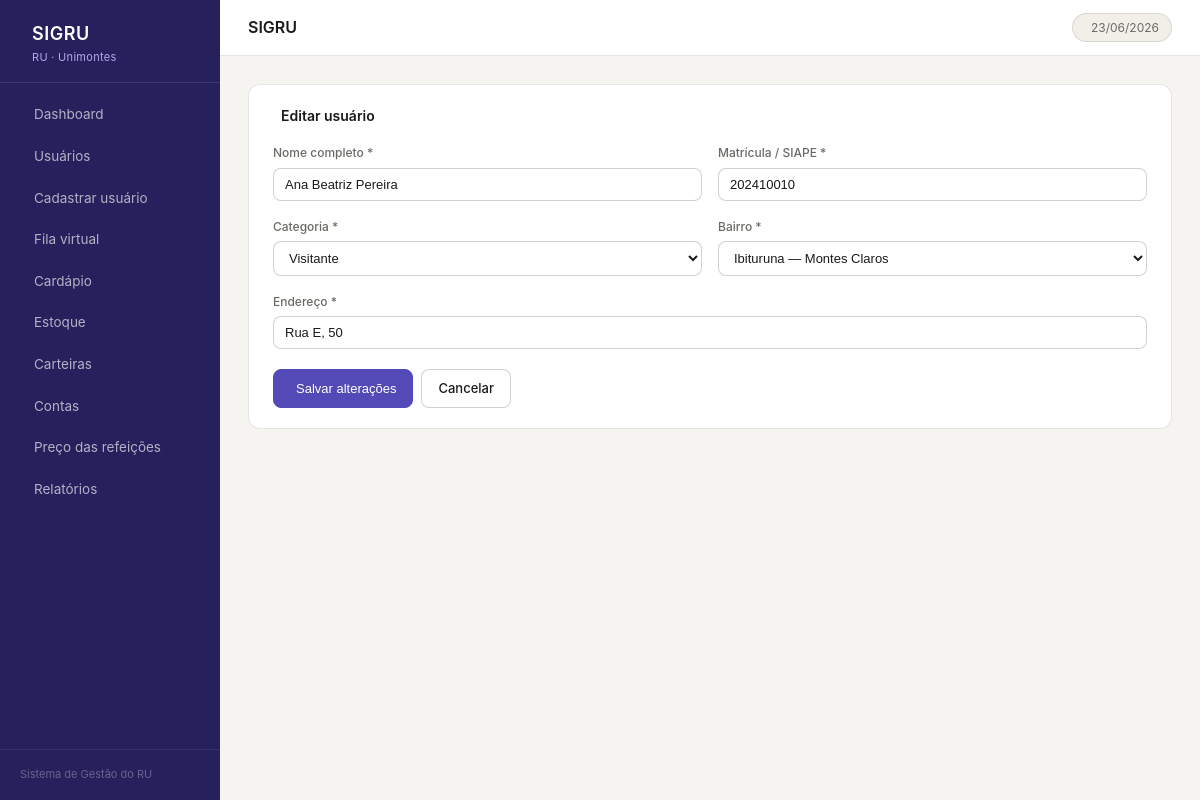
Screenshot of /editar_usuario.php?id=5 with the database file from the repository.
### tables this page shows
CREATE TABLE usuario (
    id_usuario    INT(6) UNSIGNED AUTO_INCREMENT,
    matricula     INT(11) UNSIGNED NOT NULL,
    nome_completo VARCHAR(100) NOT NULL,
    id_categoria  INT(3) UNSIGNED NOT NULL,
    id_bairro     INT(6) UNSIGNED NOT NULL,
    endereco      VARCHAR(100) NOT NULL,
    PRIMARY KEY (id_usuario),
    CONSTRAINT fk_usuario_categoria FOREIGN KEY (id_categoria)
        REFERENCES categoria_usuario (id_categoria),
    CONSTRAINT fk_usuario_bairro FOREIGN KEY (id_bairro)
        REFERENCES bairro (id_bairro)
);

CREATE TABLE categoria_usuario (
    id_categoria  INT(3) UNSIGNED AUTO_INCREMENT,
    descricao     VARCHAR(50) NOT NULL,
    PRIMARY KEY (id_categoria)
);

CREATE TABLE bairro (
    id_bairro     INT(6) UNSIGNED AUTO_INCREMENT,
    id_cidade     INT(6) UNSIGNED NOT NULL,
    descricao     VARCHAR(30) NOT NULL,
    PRIMARY KEY (id_bairro),
    CONSTRAINT fk_bairro_cidade FOREIGN KEY (id_cidade)
        REFERENCES cidade (id_cidade)
);

### editar_usuario.php (the view, shortened to what this page needs)
<?php
require_once 'includes/header.php';
$conn = getConnection();
$id = (int) ($_GET['id'] ?? 0);
$usuario = $conn->query("SELECT * FROM usuario WHERE id_usuario = $id")->fetch_assoc();
$categorias = $conn->query("SELECT id_categoria, descricao FROM categoria_usuario ORDER BY descricao");
$bairros    = $conn->query("
    SELECT b.id_bairro, b.descricao AS bairro, c.descricao AS cidade
    FROM bairro b JOIN cidade c ON c.id_cidade = b.id_cidade
    ORDER BY c.descricao, b.descricao
");
$dados = $_SERVER['REQUEST_METHOD'] === 'POST' ? $_POST : $usuario;
?>
<div class="card">
    <div class="card-title"><i class="ti ti-edit"></i> Editar usuário</div>
    <form method="POST">
        <div class="form-grid">
            <div class="form-group">
                <label>Nome completo *</label>
                <input type="text" name="nome_completo" value="<?= htmlspecialchars($dados['nome_completo']) ?>">
            </div>
            <div class="form-group">
                <label>Matrícula / SIAPE *</label>
                <input type="number" name="matricula" value="<?= htmlspecialchars($dados['matricula']) ?>">
            </div>
            <div class="form-group">
                <label>Categoria *</label>
                <select name="id_categoria">
                    <?php
                    $categorias->data_seek(0);
                    while ($c = $categorias->fetch_assoc()):
                    ?>
                        <option value="<?= $c['id_categoria'] ?>"
                            <?= ($dados['id_categoria'] == $c['id_categoria']) ? 'selected' : '' ?>>
                            <?= htmlspecialchars($c['descricao']) ?>
                        </option>
                    <?php endwhile; ?>
                </select>
            </div>
            <div class="form-group">
                <label>Bairro *</label>
                <select name="id_bairro">
                    <?php while ($b = $bairros->fetch_assoc()): ?>
                        <option value="<?= $b['id_bairro'] ?>"
                            <?= ($dados['id_bairro'] == $b['id_bairro']) ? 'selected' : '' ?>>
                            <?= htmlspecialchars($b['bairro']) ?> — <?= htmlspecialchars($b['cidade']) ?>
                        </option>
                    <?php endwhile; ?>
                </select>
            </div>
            <div class="form-group full">
                <label>Endereço *</label>
                <input type="text" name="endereco" value="<?= htmlspecialchars($dados['endereco']) ?>">
            </div>
        </div>
        <div class="flex gap-2" style="margin-top:1.25rem">
            <button type="submit" class="btn btn-primary">
                <i class="ti ti-device-floppy"></i> Salvar alterações
            </button>
            <a href="usuarios.php" class="btn btn-secondary">Cancelar</a>
        </div>
    </form>
</div>
<?php
require_once 'includes/footer.php';
?>

### assets/css/style.css (style rules this page uses)
*, *::before, *::after { box-sizing: border-box; margin: 0; padding: 0; }
:root { --purple-50: #EEEDFE; --purple-200: #AFA9EC; --purple-600: #534AB7; --purple-800: #3C3489; --purple-900: #26215C; --teal-50: #E1F5EE; --teal-600: #0F6E56; --teal-800: #085041; --amber-50: #FAEEDA; --amber-600: #854F0B; --amber-800: #633806; --red-50: #FCEBEB; --red-600: #A32D2D; --green-50: #EAF3DE; --green-800: #27500A; --gray-50: #F1EFE8; --gray-100: #D3D1C7; --gray-400: #888780; --gray-800: #444441; --bg: #F5F4F0; --surface: #FFFFFF; --border: rgba(0,0,0,0.10); --border-md: rgba(0,0,0,0.18); --text: #1A1A18; --text-muted:#6B6A65; --radius-md: 8px; --radius-lg: 12px; --sidebar-w: 220px; }
body { font-family: 'Inter', system-ui, -apple-system, sans-serif; background: var(--bg); color: var(--text); font-size: 14px; line-height: 1.6; }
.card { background: var(--surface); border: 1px solid var(--border); border-radius: var(--radius-lg); padding: 1.25rem 1.5rem; margin-bottom: 1.25rem; }
.card-title { font-size: 14px; font-weight: 600; color: var(--text); margin-bottom: 1rem; display: flex; align-items: center; gap: 8px; }
.form-grid { display: grid; grid-template-columns: 1fr 1fr; gap: 1rem; }
.form-group { display: flex; flex-direction: column; gap: 5px; }
.form-group.full { grid-column: 1 / -1; }
label { font-size: 12px; font-weight: 500; color: var(--text-muted); }
input[type="text"], input[type="number"], input[type="email"], select, textarea { width: 100%; padding: 8px 11px; border: 1px solid var(--border-md); border-radius: var(--radius-md); font-size: 13px; color: var(--text); background: var(--surface); transition: border-color 0.15s, box-shadow 0.15s; outline: none; }
.btn { display: inline-flex; align-items: center; gap: 6px; padding: 8px 16px; border-radius: var(--radius-md); font-size: 13px; font-weight: 500; cursor: pointer; border: 1px solid transparent; text-decoration: none; transition: opacity 0.15s, background 0.15s; }
.btn-primary { background: var(--purple-600); color: #fff; border-color: var(--purple-600); }
.btn-secondary { background: var(--surface); color: var(--text); border-color: var(--border-md); }
.flex { display: flex; }
.gap-2 { gap: 0.5rem; }

### rows the page displays
usuario: nome_completo "Ana Beatriz Pereira", matricula "202410010", id_categoria "Visitante", id_bairro "Ibituruna — Montes Claros", endereco "Rua E, 50"

### other values shown
$info['label'] "Dashboard"
$info['label'] "Usuários"
$info['label'] "Cadastrar usuário"
$info['label'] "Fila virtual"
$info['label'] "Cardápio"
$info['label'] "Estoque"
$info['label'] "Carteiras"
$info['label'] "Contas"
$info['label'] "Preço das refeições"
$info['label'] "Relatórios"
$page_title "SIGRU"
